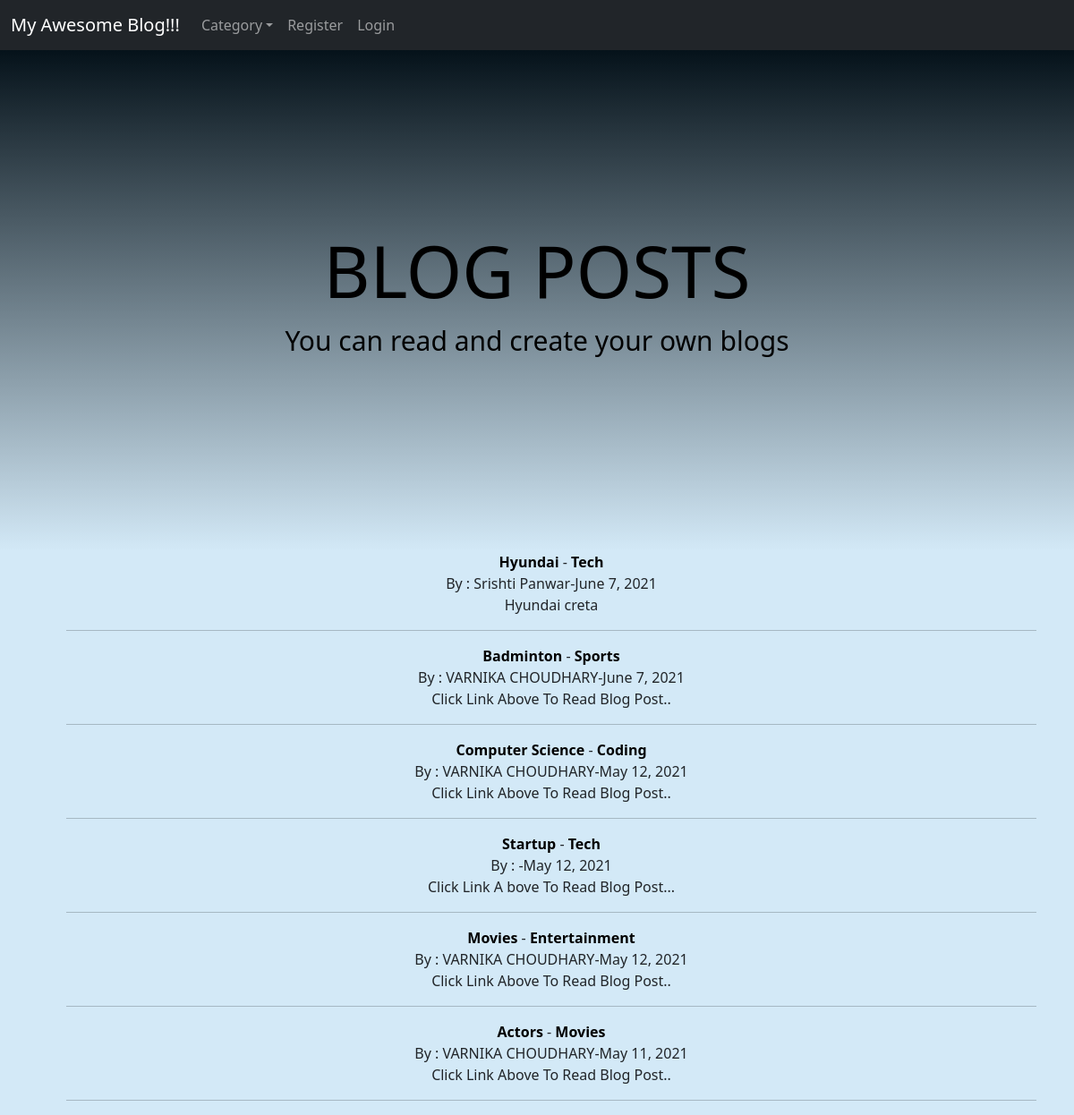
The page / on the database its author committed.
### myblog/models.py (models this page shows, shortened)
class Post(models.Model):
    title = models.CharField(max_length=25)
    title_tag = models.CharField(max_length=50, default="My Awesome Blog")
    author = models.ForeignKey(User, on_delete=models.CASCADE)
    body = RichTextField(blank=True, null=True)
    post_date = models.DateField(auto_now_add=True)
    category = models.CharField(max_length=200,default='coding')
    snippet = models.CharField(max_length=200,default='')

### myblog/views.py (the view)
# urls.py: path('', HomeView.as_view(), name= "home"),
class HomeView(ListView):
    model = Post
    template_name = 'home.html'
    ordering = ['-post_date']
    def get_context_data(self, *args, **kwargs):
        cat_menu = Category.objects.all()
        context =super(HomeView, self).get_context_data(*args, **kwargs)
        context["cat_menu"] = cat_menu
        return context

### myblog/models.py (called while the page is built)
    def __str__(self):
       return self.name

### myblog/templates/home.html (shortened to what this page needs)
<!doctype html>
<html lang="en">
  <head>
    <link href="https://cdn.jsdelivr.net/npm/bootstrap@5.0.0/dist/css/bootstrap.min.css" rel="stylesheet">
    {% extends 'base.html' %}
      {% block content %}
      <ul>
      {% for post in object_list %}
      <a href="{% url 'article-detail' post.pk %}" style="text-decoration: none;color: black;font-weight: bold;"> {{post.title }} </a>-
        <a href="{% url 'category' post.category|slugify %}" style="text-decoration: none;color: black;font-weight: bold;">{{post.category}}</a><br>
      By : {{ post.author.first_name}} {{ post.author.last_name}}-{{post.post_date}} <br>
          {{post.snippet}}
          <br>
          <hr>
      {% endfor%}
      </ul>
      {% endblock %}

### myblog/templates/base.html (shortened to what this page needs)
<!doctype html>
<html lang="en">
  <head>
    <link href="https://cdn.jsdelivr.net/npm/bootstrap@5.0.0/dist/css/bootstrap.min.css" rel="stylesheet">
  </head>
  <body style="background-color:rgb(211, 233, 247);" >
    <nav class="navbar navbar-expand-lg navbar-dark bg-dark">
        <div class="container-fluid">
          <a class="navbar-brand" href="{% url 'home'%}">My Awesome Blog!!!</a>
          <div class="collapse navbar-collapse" id="navbarSupportedContent">
            <ul class="navbar-nav me-auto mb-2 mb-lg-0">
              {% if cat_menu %}
              <li class="nav-item dropdown">
               <a class="nav-link dropdown-toggle" href="#" id="navbarDropdown" role="button" data-bs-toggle="dropdown" aria-expanded="false">Category</a>
              </li>
              {% endif %}
              {% if user.is_authenticated %}
              <li class="nav-item">
                <a class="nav-link" href="{% url 'add_post' %}">Add post</a>
              </li>
              <li class="nav-item">
                <a class="nav-link" href="{% url 'add_category' %}">Add Category</a>
              </li>
              <li class="nav-item">
                <a class="nav-link" href="{% url 'edit_profile' %}">Edit Profile</a>
              </li>
              <li class="nav-item">
                <a class="nav-link" href="{% url 'logout' %}">Logout</a>
              </li>
              {% else %}
              <li class="nav-item">
                <a class="nav-link" href="{% url 'register' %}">Register</a>
              </li>
              <li class="nav-item">
                <a class="nav-link" href="{% url 'login' %}">Login</a>
              </li>
              {% endif%}
            </ul>
          </div>
        </div>
      </nav>
      <div class="banner-area">
        <div class="content-area">
          <div class="content">
            <h1>BLOG POSTS</h1>
            <p>You can read and create your own blogs</p>
          </div>
        </div>
      </div>
    <div class="container">
    {% block content %}
    {% endblock %}
  </body>
</html>

### myblog/templates/base.html (style rules this page uses)
* { padding: 0; margin:0; box-sizing: border-box; }
.banner-area { width:100%; height: 70vh; background-image: linear-gradient(180deg, rgb(5, 18, 26), rgb(211, 233, 247)); background-size: cover; }
.content-area { height: 100%; display: flex; justify-content: center; align-items: center; color: black; }
.content { text-align: center; }
.content h1 { font-size: 80px; }
.content p { font-size: 30px; color:black; }
.container { background-image: linear-gradient(180deg, rgb(15, 48, 68) rgb(211, 233, 247)rgb(15, 48, 68)); width: auto; height: auto; text-align: center; justify-content: center; align-items: center; }

### rows shown on the page
Post: title "Hyundai", category "Tech", author.first_name "Srishti", author.last_name "Panwar", post_date "June 7, 2021", snippet "Hyundai creta"
Post: title "Badminton", category "Sports", author.first_name "VARNIKA", author.last_name "CHOUDHARY", post_date "June 7, 2021", snippet "Click Link Above To Read Blog Post.."
Post: title "Computer Science", category "Coding", author.first_name "VARNIKA", author.last_name "CHOUDHARY", post_date "May 12, 2021", snippet "Click Link Above To Read Blog Post.."
Post: title "Startup", category "Tech", post_date "May 12, 2021", snippet "Click Link A bove To Read Blog Post..."
Post: title "Movies", category "Entertainment", author.first_name "VARNIKA", author.last_name "CHOUDHARY", post_date "May 12, 2021", snippet "Click Link Above To Read Blog Post.."
Post: title "Actors", category "Movies", author.first_name "VARNIKA", author.last_name "CHOUDHARY", post_date "May 11, 2021", snippet "Click Link Above To Read Blog Post.."
